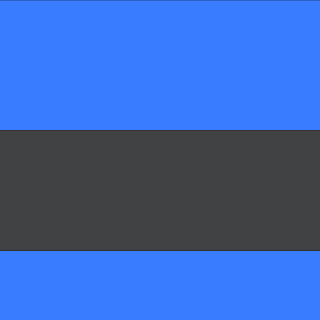
<?xml version="1.0" encoding="UTF-8"?>
<ui version="4.0">
 <class>Form</class>
 <widget class="QWidget" name="Form">
  <property name="geometry">
   <rect>
    <x>0</x>
    <y>0</y>
    <width>320</width>
    <height>320</height>
   </rect>
  </property>
  <property name="sizePolicy">
   <sizepolicy hsizetype="Fixed" vsizetype="Fixed">
    <horstretch>0</horstretch>
    <verstretch>0</verstretch>
   </sizepolicy>
  </property>
  <property name="minimumSize">
   <size>
    <width>320</width>
    <height>320</height>
   </size>
  </property>
  <property name="maximumSize">
   <size>
    <width>320</width>
    <height>320</height>
   </size>
  </property>
  <property name="windowTitle">
   <string>Form</string>
  </property>
  <widget class="QFrame" name="frame">
   <property name="geometry">
    <rect>
     <x>-30</x>
     <y>0</y>
     <width>351</width>
     <height>321</height>
    </rect>
   </property>
   <property name="styleSheet">
    <string notr="true">background:#3a7cff;</string>
   </property>
   <property name="frameShape">
    <enum>QFrame::StyledPanel</enum>
   </property>
   <property name="frameShadow">
    <enum>QFrame::Raised</enum>
   </property>
   <widget class="QFrame" name="frame_2">
    <property name="geometry">
     <rect>
      <x>0</x>
      <y>130</y>
      <width>351</width>
      <height>121</height>
     </rect>
    </property>
    <property name="styleSheet">
     <string notr="true">background:#404244;</string>
    </property>
    <property name="frameShape">
     <enum>QFrame::StyledPanel</enum>
    </property>
    <property name="frameShadow">
     <enum>QFrame::Raised</enum>
    </property>
   </widget>
  </widget>
 </widget>
 <resources/>
 <connections/>
</ui>
